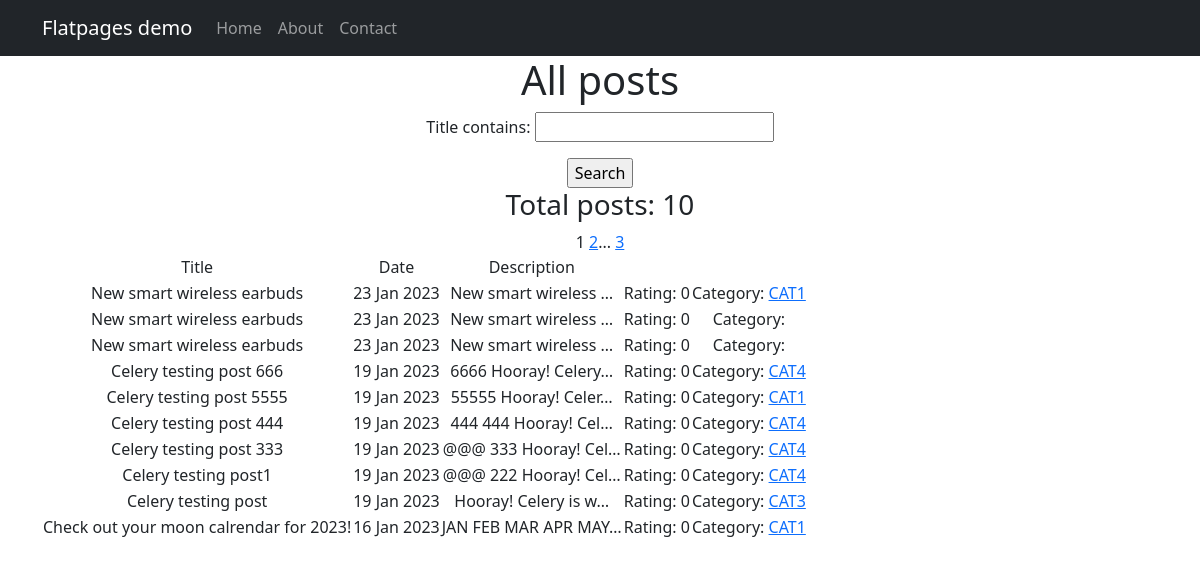
/posts/, run on the app's committed database.
### posts/models.py (models this page shows, shortened)
class Post(models.Model):
    NEWS = "NEWS"
    ARTICLE = "ARTCL"
    CATEGORIES = ((NEWS, "News articles"), (ARTICLE, "Articles"))
    author_id = models.ForeignKey(Author, on_delete=models.CASCADE)
    category_type = models.CharField(max_length=5, choices=CATEGORIES, default=NEWS)
    created_at = models.DateTimeField(auto_now_add=True)
    category_id = models.ManyToManyField(Category, through='PostCategory')
    title = models.CharField(max_length=128)
    text = models.TextField()
    rating = models.IntegerField(default=0)

class Category(models.Model):
    name = models.CharField(max_length=128, unique=True)
    subscribers = models.ManyToManyField(User)
    related_name = 'categories'
    def __str__(self):
        return f'{self.name}'

### posts/views.py (the view)
# urls.py: path('', PostsList.as_view(), name='post_list'),
class PostsList(ListView):
    model = Post
    ordering = '-created_at'
    template_name = 'posts.html'
    context_object_name = 'posts'
    paginate_by = 10
    def get_queryset(self):
        queryset = super().get_queryset()
        self.filterset = PostFilter(self.request.GET, queryset)
        return self.filterset.qs
    def get_context_data(self, **kwargs):
        context = super().get_context_data(**kwargs)
        context['filterset'] = self.filterset
        return context

### posts/templatetags/custom_filters.py (called while the page is built)
@register.filter()
def censorship(value):
    word = 'reallybadword'
    if not isinstance(value, str):
        raise ValueError(f"String is expected, got {type(value)}")
    for w in value.split():
        if w.lower() == word:
            value = value.replace(w, f"{w[0]}{'*' * (len(w) - 1)}")
    return value

### posts/templatetags/custom_tags.py (called while the page is built)
@register.simple_tag(takes_context=True)
def url_replace(context, **kwargs):
    d = context['request'].GET.copy()
    for k, v in kwargs.items():
        d[k] = v
    return d.urlencode()

### templates/posts.html (shortened to what this page needs)
{% extends 'flatpages/default.html' %}
{% load custom_tags %}
{% load custom_filters %}
{% block content %}
    <h1>All posts</h1>
    <form action="" method="get">
        {{ filterset.form.as_p }}
        <input type="submit" value="Search"/>
    </form>
    {% if posts %}
        <h3>Total posts: {{ posts|length }}</h3>
        <table>
            <tr>
                <td>Title</td>
                <td>Date</td>
                <td>Description</td>
            </tr>
            {% for post in posts %}
                <tr>
                    <td>{{ post.title|censorship }}</td>
                    <td>{{ post.created_at|date:'d M Y' }}</td>
                    <td>{{ post.text|truncatechars:20|censorship }}</td>
                    <td> Rating: {{ post.rating }} </td>
                    <td> Category:
                        {% for category in post.category_id.all %}
                            <a href={% url 'category_posts_list' category.id %}> {{ category }}</a>
                        {% endfor %} </td>
                </tr>
            {% endfor %}
    {% else %}
        <h2>No topics available</h2>
    {% endif %}
    {% if page_obj.has_next %}
        <a href="?{% url_replace page=page_obj.next_page_number %}">{{ page_obj.next_page_number }}</a>
        {% if paginator.num_pages != page_obj.next_page_number %}
            <a href="?{% url_replace page=page_obj.paginator.num_pages %}">{{ page_obj.paginator.num_pages }}</a>
        {% endif %}
    {% endif %}
{% endblock content %}

### templates/flatpages/default.html (shortened to what this page needs)
<!DOCTYPE html>
<html lang="en">
<head>
    {% load static %}
    <link href="{% static 'css/styles.css' %}" rel="stylesheet"/>
</head>
<body>
<nav class="navbar navbar-expand-lg navbar-dark bg-dark static-top">
   <div class="container">
       <a class="navbar-brand" href="#">Flatpages demo</a>
       <div class="collapse navbar-collapse" id="navbarResponsive">
           <ul class="navbar-nav ml-auto">
               <li class="nav-item active">
                   <a class="nav-link" href="/">Home</a>
               </li>
               <li class="nav-item">
                   <a class="nav-link" href="/about/">About</a>
               </li>
               <li class="nav-item">
                   <a class="nav-link" href="/contacts/">Contact</a>
               </li>
           </ul>
       </div>
   </div>
</nav>
<div class="container">
    <div class="row">
        <div class="col-lg-12 text-center">
    {% block content %}
    {% endblock content %}
        </div>
    </div>
</div>
</body>
</html>

### data on the page
Post: title|censorship "New smart wireless earbuds", created_at "23 Jan 2023", text|censorship "New smart wireless …", rating "0"
Category: name "CAT1"
Post: title|censorship "New smart wireless earbuds", created_at "23 Jan 2023", text|censorship "New smart wireless …", rating "0"
Post: title|censorship "New smart wireless earbuds", created_at "23 Jan 2023", text|censorship "New smart wireless …", rating "0"
Post: title|censorship "Celery testing post 666", created_at "19 Jan 2023", text|censorship "6666 Hooray! Celery…", rating "0"
Category: name "CAT4"
Post: title|censorship "Celery testing post 5555", created_at "19 Jan 2023", text|censorship "55555 Hooray! Celer…", rating "0"
Post: title|censorship "Celery testing post 444", created_at "19 Jan 2023", text|censorship "444 444 Hooray! Cel…", rating "0"
Post: title|censorship "Celery testing post 333", created_at "19 Jan 2023", text|censorship "@@@ 333 Hooray! Cel…", rating "0"
Post: title|censorship "Celery testing post1", created_at "19 Jan 2023", text|censorship "@@@ 222 Hooray! Cel…", rating "0"
Post: title|censorship "Celery testing post", created_at "19 Jan 2023", text|censorship "Hooray! Celery is w…", rating "0"
Category: name "CAT3"
Post: title|censorship "Check out your moon calrendar for 2023!", created_at "16 Jan 2023", text|censorship "JAN FEB MAR APR MAY…", rating "0"

### other printed values
{{ posts|length }} "10"
{{ page_obj.next_page_number }} "2"
{{ page_obj.paginator.num_pages }} "3"
